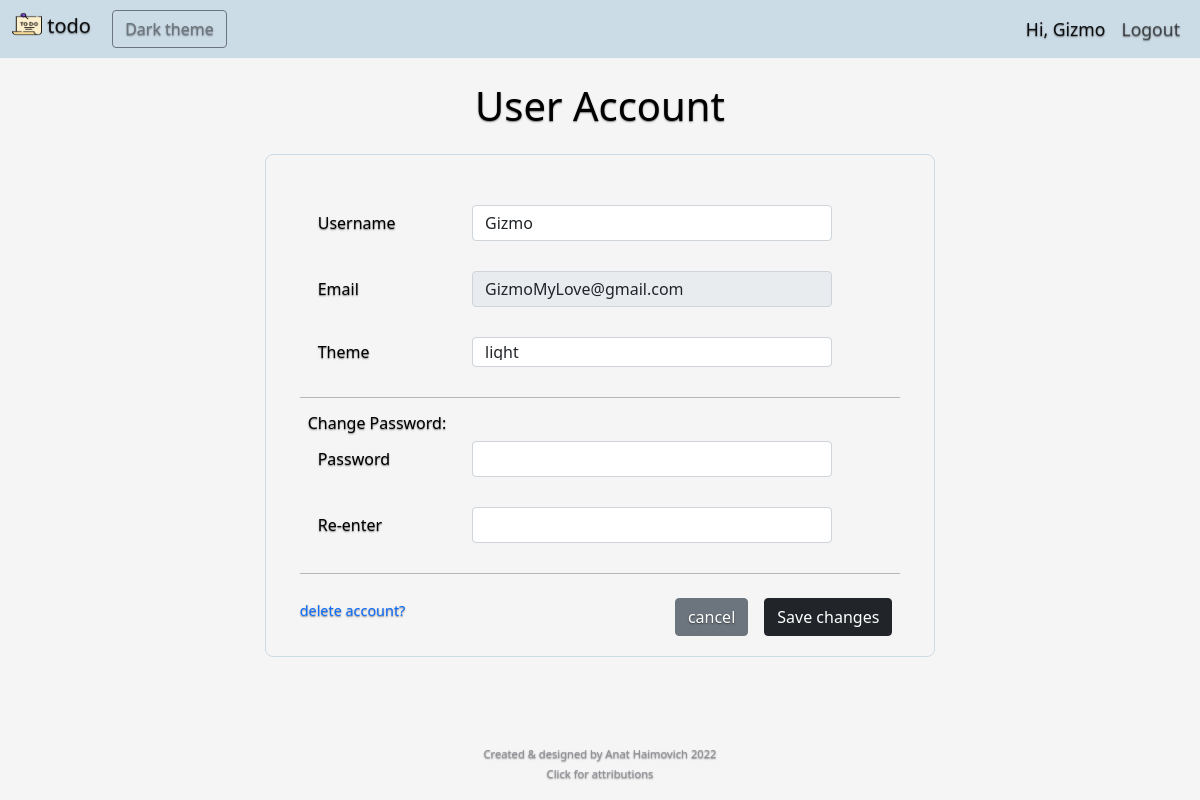
The app's page /settings (signed in), older data.
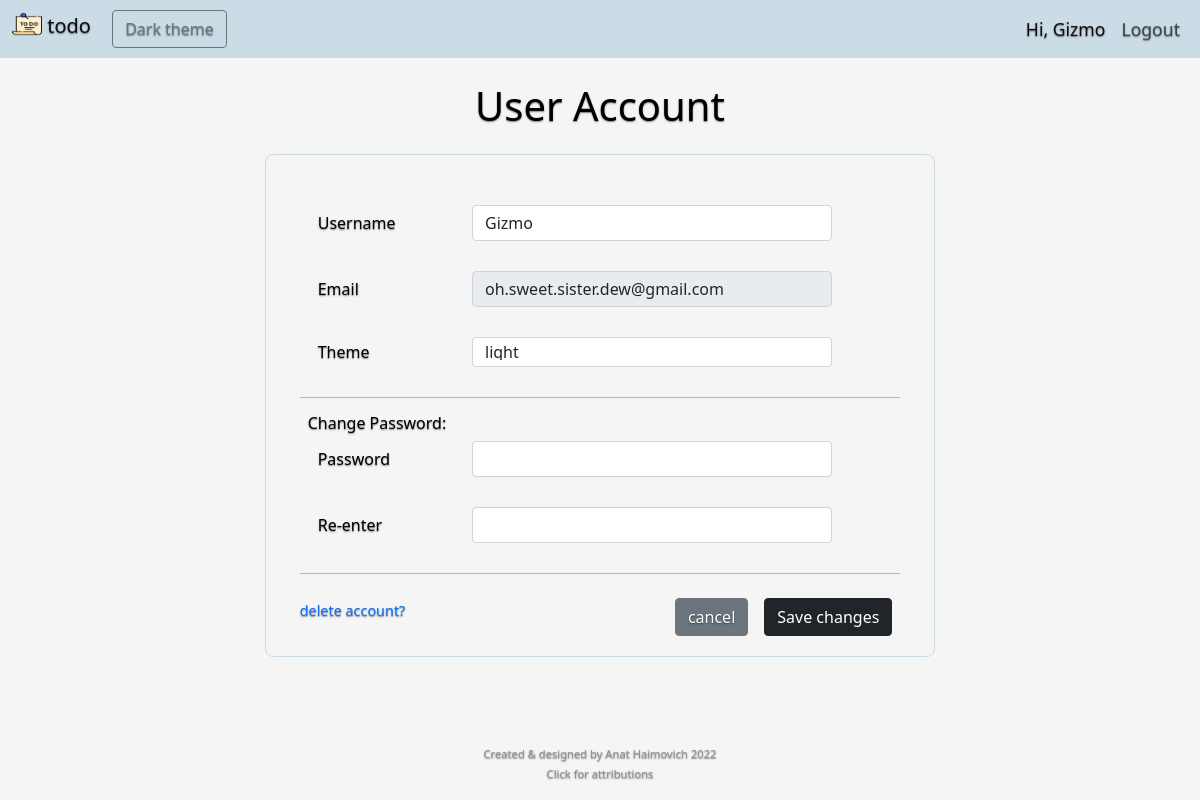
The same page, newer data.
### main.py (models this page shows)
class User(UserMixin, db.Model):
    __tablename__ = "users"
    id = db.Column(db.Integer, primary_key=True)
    email = db.Column(db.String(50), unique=True)
    password = db.Column(db.String(50))
    name = db.Column(db.String(50))
    theme = db.Column(db.String(50), default='light')
    verifaction_question = db.Column(db.String(250))
    verifaction_answer = db.Column(db.String(50))
    user_lists = relationship('List', back_populates="parent_user", cascade="all, delete")

### main.py (the view, shortened to what this page needs)
@app.route('/settings', methods=['GET', 'POST'])
@login_required
def account_settings():
  year = datetime.now().year
  form = SettingsForm(
                    name=current_user.name,
                    email=current_user.email,
                    theme = current_user.theme,
                    )
  return render_template("account.html", year=year, form=form, theme=current_theme)

### forms.py
class SettingsForm(FlaskForm):
    name = StringField('Username', validators=[DataRequired()])
    email = EmailField('Email', render_kw={'readonly': True})
    password = PasswordField('Password', validators=[Optional(), Length(min=8, max=12, message='Password must be between %(min)d and %(max)d characters'), validate_password])
    confirm = PasswordField('Re-enter', validators=[Optional(), EqualTo('password', message='Passwords must match'), Length(max=12)])
    theme = SelectField('Theme', coerce=str, choices=['dark', 'light'])
    submit = SubmitField('Save changes')

### main.py (called while the page is built)
@login_manager.user_loader
def load_user(user_id):
  return User.query.get(user_id)

### templates/account.html (shortened to what this page needs)
{% include "header.html" %}
<div class="container user-account">
  <h1 class="pb-3"> User Account </h1>
  <div class="form-box {{ theme['border'] }}">
    <form action="{{ url_for('account_settings') }}" method="POST" novalidate>
      <div class="form-input">
        {{ form.name.label(class_="col-form-label form-input-label") }} {{ form.name(class_="input-style  form-control") }}
      </div>
      <div class="form-input">
        {{ form.email.label(class_="col-form-label form-input-label") }} {{ form.email(class_="input-style  form-control") }}
      </div>
      <div class="form-input">
        {{ form.theme.label(class_="col-form-label form-input-label") }} {{ form.theme(class_="input-style  form-control") }}
      </div>
      <hr>
      <h6 class="text-start ms-2">Change Password:</h6>
      <div class="form-input">
        {{ form.password.label(class_="col-form-label form-input-label") }} {{ form.password(class_="input-style  form-control")}}
      </div>
      <div class="form-input">
        {{ form.confirm.label(class_="col-form-label form-input-label") }} {{ form.confirm(class_="input-style  form-control")}}
      </div>
      <hr>
      <div class="form-input buttons buttons-account">
        {{form.submit(class_="btn btn-dark mx-2 float-end")}}
        <button type="button" class="btn btn-secondary mx-2 float-end" onclick="window.location.href='{{ url_for('home') }}';">cancel</button>
        <a class="del-text" href="#delAccount" role="button" data-bs-toggle="modal">delete account? </a>
      </div>
    </form>
  </div>
</div>
{% include "footer.html" %}

### templates/header.html (shortened to what this page needs)
<!DOCTYPE html>
<html lang="en" dir="ltr">
<head>
  <link href="https://cdn.jsdelivr.net/npm/bootstrap@5.1.3/dist/css/bootstrap.min.css" rel="stylesheet">
  <link rel="stylesheet" href="../static/css/styles.css">
</head>
<body class="{{ theme['body-th'] }}">
  <nav class="navbar navbar-expand-sm {{ theme['navbar-th'] }}">
    <div class="container-fluid">
      <div class="">
        <a class="navbar-brand" href="{{ url_for('home') }}">
          <img src="../static/images/to-do-list.png" alt="" width="30" height="24" class="d-inline-block align-text-top">
          todo
        </a>
        <button name="theme" type="button" onclick="window.location.href='{{ url_for('change_theme', theme=theme['name'], url=request.path) }}';" class="btn {{ theme['button-style'] }} btn-md"><span>{{ theme['button-label'] }}</span></button>
      </div>
      <div class="collapse navbar-collapse nav-menu" id="navbarNavAltMarkup">
        <div class="navbar-nav">
          {% if current_user.is_authenticated %}
          <a id="user" class="nav-link nav-txt active" href="{{ url_for('account_settings') }}" data-bs-toggle="tooltip" data-bs-placement="bottom" data-bs-html="true" data-bs-custom-class="custom-tooltip" title="<em>account settings</em>">
            Hi, {{ current_user.name }}</a>
          <a class="nav-link nav-txt" href="{{ url_for('logout') }}">Logout</a>
          {% else %}
          <a class="nav-link nav-txt" aria-current="page" href="{{ url_for('login') }}">Login</a>
          {% endif %}
        </div>
      </div>
    </div>
  </nav>

Row changes from the older to the newer data that the page shows:
changed User "Gizmo": email "GizmoMyLove@gmail.com" → "oh.sweet.sister.dew@gmail.com"
